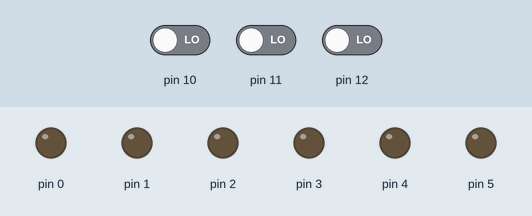
Bench run of a sketch on a simulated Arduino Uno, built with avr-gcc and run on an emulated ATmega328P. Shown: output pins drawn as LEDs (lit = HIGH). The inputs (shaded band) are chosen by the test bench; at power-on: pin 11 LOW, pin 12 LOW, pin 10 LOW.

Above: at 1.2 s.
1.3 s: pin 11 driven HIGH
At 2.1 s:
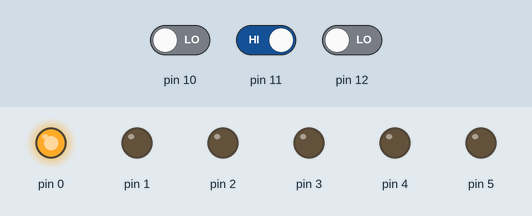
4.3 s: pin 11 driven LOW and pin 12 driven HIGH
7.3 s: pin 10 driven HIGH
At 8.0 s:
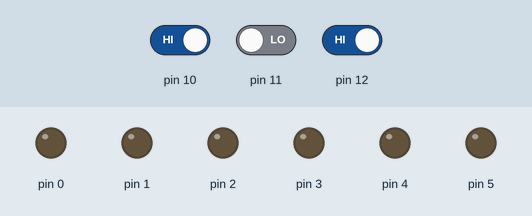
8.8 s: pin 10 driven LOW
At 10.6 s:
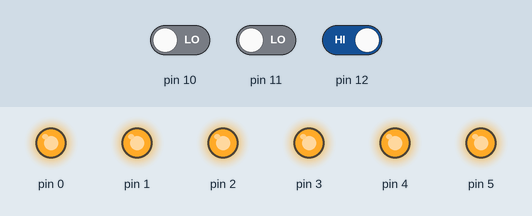
Timing chart, 0 to 12.8 s (numbered marks = the images above; inputs shaded):
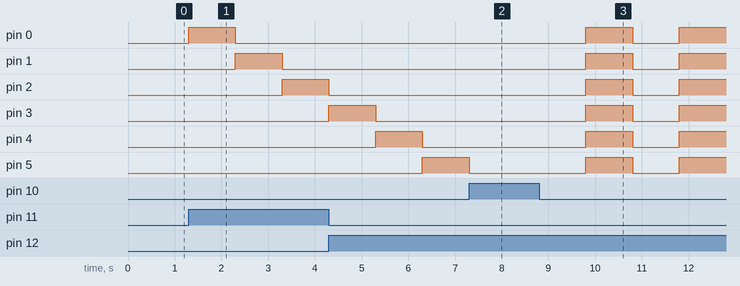

The sketch:

sketch_oct10a.ino
```cpp
void reset() {
  // Resets the LEDs status to 0
  for(int counter = 0; counter < 6; counter++) {
    digitalWrite(counter, LOW);
  }
}

void set() {
  // Sets the LEDs status to 1
  for(int counter = 0; counter < 6; counter++) {
    digitalWrite(counter, HIGH);
  }
}

void ltr_blink() {
  // Turns on the LED lights from left to write
  for(int counter = 0; counter < 6; counter++) {
    reset();
    digitalWrite(counter, HIGH);
    delay(1000);
  }
  reset();
}

void name_length_blick() {
  // Toggles LED lights
  for(int counter = 0; counter < strlen("Amirhossein"); counter++) {
    reset();
    delay(1000);
    set();
    delay(1000);
  }
}

void setup() {
  // put your setup code here, to run once:
  // 6 LED output
  pinMode(0, OUTPUT);
  pinMode(1, OUTPUT);
  pinMode(2, OUTPUT);
  pinMode(3, OUTPUT);
  pinMode(4, OUTPUT);
  pinMode(5, OUTPUT);
  // 3 Switch input
  pinMode(10, INPUT);
  pinMode(11, INPUT);
  pinMode(12, INPUT);
}

void loop() {
  // put your main code here, to run repeatedly:
  if (digitalRead(10) == 1) {
    reset();
  } else if (digitalRead(11) == 1) {
    ltr_blink();
  } else if (digitalRead(12) == 1) {
    name_length_blick();
  }
}
```

Measured:
- after the input at 1.3 s, pin 0: LOW → HIGH at once, → LOW 1.0 s later; pin 1: LOW → HIGH after 1.0 s, → LOW 1.0 s later; pin 2: LOW → HIGH after 2.0 s
- after the input at 7.3 s, pin 0–4: stays LOW (without the input it goes to HIGH after 1.0 s); pin 5: goes on until 7.3 s, then stays LOW
- after the input at 8.8 s, pin 0–5: LOW → HIGH after 1.0 s, → LOW 1.0 s later, → HIGH 1.0 s later
